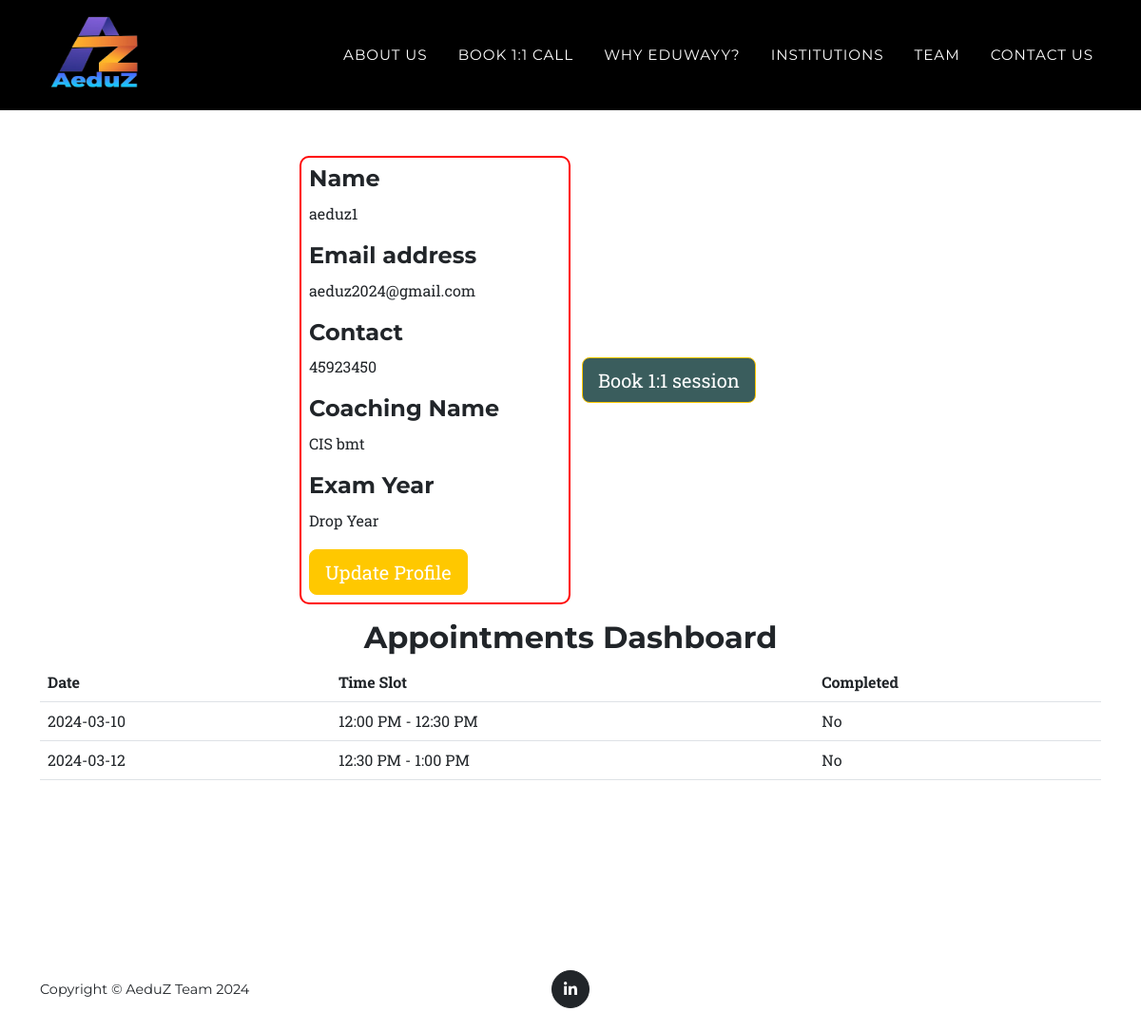
The page /dashboard (signed in) on the database its author committed.
### insti_app/models.py (models this page shows, shortened)
class Mentee(models.Model):
    name = models.CharField(max_length=50)
    email = models.EmailField(max_length=200)
    contact = models.CharField(max_length=200)
    coaching = models.CharField(max_length=200)
    year_of_study = models.CharField(max_length=20)
    verified = models.BooleanField(default=False)

### book/models.py (models this page shows, shortened)
class BookModel(models.Model):
    date = models.CharField(max_length=100)
    timeslot = models.CharField(max_length=100)  # Assuming timeslot is a text field
    email = models.CharField(max_length=100)
    completed=models.BooleanField(default=False)

### startup/views.py (the view)
# urls.py: path("dashboard",dashboard_view,name='dashboard_name'),
def dashboard_view(request):
    if request.user.is_authenticated:
        user = request.user  # Replace this with how you retrieve the email
        user_email=user.email
        mentor_info = MentorReg.objects.filter(email=user_email).first()
        institute_info = InstiModel.objects.filter(email=user_email).first()
        mentee_info=Mentee.objects.filter(email=user_email).first()
        appointments = BookModel.objects.filter(email=user_email)
        context = {}
        context['appointments']=appointments
        context['mentee_update']= True
        if mentee_info:
            context['mentee_update']=False
        context['user']=user
        context['mentor_info'] = mentor_info
        context['mentee_info'] = mentee_info
        context['institute_info'] = institute_info
        if mentor_info:
            context['is_mentor'] = True
        elif institute_info:
            context['is_institute'] = True
        return render(request, 'dashboard.html', context)
    else:
        return render(request,'index.html',{'insti_form':False,'menti_form':False,'contact_form':False,'dashboard':True })

### templates/dashboard.html (shortened to what this page needs)
<!DOCTYPE html>
{% load static %}
<html lang="en">
    <head>
        <link href="{% static 'css/styles.css'%}" rel="stylesheet" />
    </head>
    <body id="page-top">
        <nav class="navbar navbar-expand-lg navbar-dark fixed-top " style="position: relative;" id="mainNav">
          <div class="container">
            <a class="navbar-brand" href="/"><img src="{% static 'aeduz_transparent.png' %} " style="width:120px;height:90px;" alt="..." /></a>
              <div class="collapse navbar-collapse" id="navbarResponsive">
                  <ul class="navbar-nav text-uppercase ms-auto py-4 py-lg-0">
                      <li class="nav-item"><a class="nav-link" href="/#services">About Us</a></li>
                      <li class="nav-item"><a class="nav-link" href="/#portfolio">Book 1:1 Call</a></li>
                      <li class="nav-item"><a class="nav-link" href="/#about">Why Eduwayy?</a></li>
                      <li class="nav-item"><a class="nav-link" href="/institutes">Institutions </a></li>
                      <li class="nav-item"><a class="nav-link" href="/#team">Team</a></li>
                      <li class="nav-item"><a class="nav-link" href="/#contact">Contact Us</a></li>
                  </ul>
              </div>
          </div>
      </nav>
        <section class="fdb-block">
            <div class="container">
                <div class="row align-items-center">
                    {% if is_mentor %}
                        {% if mentor_info.verified %}
                            <p style="font-size: 22px;">Welcome Mentor</p>
                            <h1 style="color: rgb(35 127 83);">{{ mentor_info.name }}</h1>
                        {% else %}
                            <h1 style="color: rgb(127, 35, 35);">Not verified {{ mentor_info.name }}</h1>
                        {% endif %}
                    {% else %}
                    <div class="col-md-3 offset-md-3 p-2" style='border:2px red solid;border-radius: 10px;'>
                        <div class="mb-3">
                            <h4>Name</h4>
                            <p> {{mentee_info.name}}</p>
                        </div>
                        <div class="mb-3">
                            <h4>Email address</h4>
                            <p>{{user.email}}</p>
                        </div>
                        <div class="mb-3">
                            <h4>Contact</h4>
                            <p> {{mentee_info.contact}} </p>
                        </div>
                        <div class="mb-3">
                            <h4>Coaching Name</h4>
                            <p> {{mentee_info.coaching}} </p>
                        </div>
                        <div class="mb-3">
                            <h4>Exam Year</h4>
                            <p> {{mentee_info.year_of_study}} </p>
                        </div>
                        <button type="button" class="btn btn-primary btn-lg" data-bs-toggle= "modal" data-bs-target = "#staticBackdrop_update">
                            Update Profile
                          </button>
                    </div>
                    <div class="col-md-3">
                        <a  href="/booking" type="button"  class="btn btn-primary btn-lg" style="background-color: rgb(58, 93, 93);" >
                            Book 1:1 session
                          </a>
                    </div>
                    <div class="container my-3">
                        <center>
                            <h2>Appointments Dashboard</h2>
                        </center>
                        <table class="table">
                            <thead>
                                <tr>
                                    <th>Date</th>
                                    <th>Time Slot</th>
                                    <th>Completed</th>
                                </tr>
                            </thead>
                            <tbody>
                                {% for appointment in appointments %}
                                <tr>
                                    <td>{{ appointment.date }}</td>
                                    <td>{{ appointment.timeslot }}</td>
                                    <td>{% if appointment.completed %}Yes{% else %}No{% endif %}</td>
                                </tr>
                                {% endfor %}
                            </tbody>
                        </table>
                    </div>
                    {% endif %}
                </div>
            </div>
        </section>
        <section class="">
        </section>
        <footer class="footer py-4">
            <div class="container">
                <div class="row align-items-center">
                    <div class="col-lg-4 text-lg-start">Copyright &copy; AeduZ Team 2024</div>
                    <div class="col-lg-4 my-3 my-lg-0">
                        <a class="btn btn-dark btn-social mx-2" href="https://www.linkedin.com/company/aeduz/" target='_blank' aria-label="LinkedIn"><i class="fab fa-linkedin-in"></i></a>
                    </div>
                </div>
            </div>
        </footer>
    </body>
</html>

### rows shown on the page
Mentee: name "aeduz1", contact "45923450", coaching "CIS bmt", year_of_study "Drop Year"
BookModel: date "2024-03-10", timeslot "12:00 PM - 12:30 PM", completed "No"
BookModel: date "2024-03-12", timeslot "12:30 PM - 1:00 PM", completed "No"

### other values the page prints
{{ user.email }} "aeduz2024@gmail.com"
